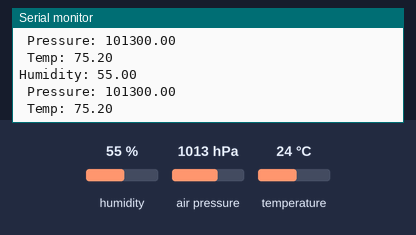
This sketch was run on a simulated Arduino Uno, built with avr-gcc and run on an emulated ATmega328P. On the bench: the last lines printed to the serial monitor. The test bench sets the inputs (shaded band); at power-on: humidity 55 %, temperature 24 °C, air pressure 1013 hPa.

Above: at 1.2 s.
1.3 s: humidity set to 22 %
At 1.34 s:
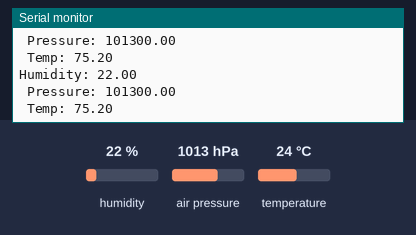
2.8 s: temperature set to 41 °C
At 2.89 s:
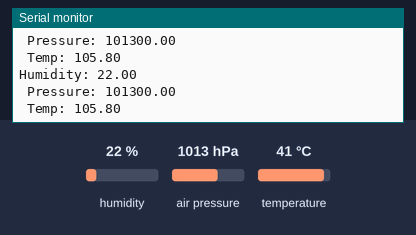
5.8 s: air pressure set to 952 hPa
At 5.87 s:
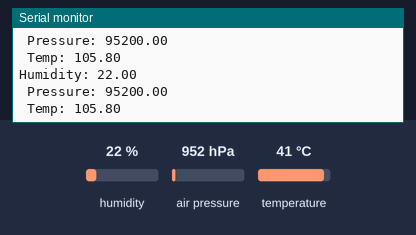

The sketch:

BME280_Pressure_Hum_and_Temp_Sensor.ino
```cpp
/*
  Communicate with BME280s with different I2C addresses
  Nathan Seidle @ SparkFun Electronics
  March 23, 2015

  Feel like supporting our work? Buy a board from SparkFun!
  https://www.sparkfun.com/products/14348 - Qwiic Combo Board
  https://www.sparkfun.com/products/13676 - BME280 Breakout Board

  This example shows how to connect two sensors on the same I2C bus.

  The BME280 has two I2C addresses: 0x77 (jumper open) or 0x76 (jumper closed)

  Hardware connections:
  BME280 -> Arduino
  GND -> GND
  3.3 -> 3.3
  SDA -> A4
  SCL -> A5
*/

#include <Wire.h>

#include "SparkFunBME280.h"
BME280 bme;

void setup()
{
  Serial.begin(115200);
  Wire.begin();

  bme.beginI2C();
}

void loop()
{
  Serial.print("Humidity: ");
  Serial.println(bme.readFloatHumidity());

  Serial.print(" Pressure: ");
  Serial.println(bme.readFloatPressure());

  Serial.print(" Temp: ");
  Serial.println(bme.readTempF());

  Serial.println();

  delay(50);
}
```

Measured:
- after the input at 1.3 s, the serial monitor: prints a new line at once (image 1)
- after the input at 2.8 s, the serial monitor: prints a new line at once (image 2)
- after the input at 5.8 s, the serial monitor: prints a new line at once (image 3)
